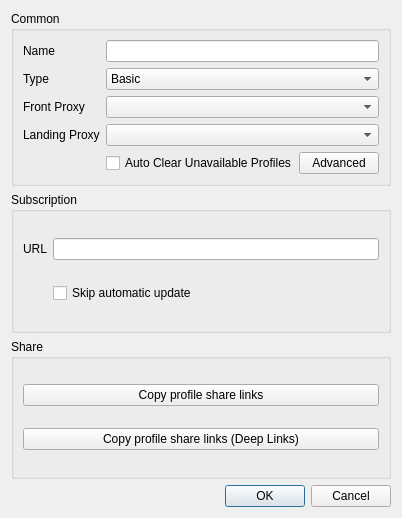
<?xml version="1.0" encoding="UTF-8"?>
<ui version="4.0">
 <class>DialogEditGroup</class>
 <widget class="QDialog" name="DialogEditGroup">
  <property name="geometry">
   <rect>
    <x>0</x>
    <y>0</y>
    <width>402</width>
    <height>518</height>
   </rect>
  </property>
  <property name="minimumSize">
   <size>
    <width>400</width>
    <height>300</height>
   </size>
  </property>
  <property name="windowTitle">
   <string>Edit Group</string>
  </property>
  <layout class="QVBoxLayout" name="verticalLayout">
   <item>
    <widget class="QGroupBox" name="cat_common">
     <property name="sizePolicy">
      <sizepolicy hsizetype="Preferred" vsizetype="Maximum">
       <horstretch>0</horstretch>
       <verstretch>0</verstretch>
      </sizepolicy>
     </property>
     <property name="title">
      <string>Common</string>
     </property>
     <layout class="QGridLayout" name="main">
      <item row="3" column="1">
       <widget class="QComboBox" name="landing_proxy">
        <property name="uiLevel" stdset="0">
         <string notr="true">advanced</string>
        </property>
       </widget>
      </item>
      <item row="1" column="1">
       <widget class="QComboBox" name="type">
        <item>
         <property name="text">
          <string>Basic</string>
         </property>
        </item>
        <item>
         <property name="text">
          <string>Subscription</string>
         </property>
        </item>
       </widget>
      </item>
      <item row="0" column="0">
       <widget class="QLabel" name="label">
        <property name="text">
         <string>Name</string>
        </property>
       </widget>
      </item>
      <item row="3" column="0">
       <widget class="QLabel" name="landing_proxy_l">
        <property name="uiLevel" stdset="0">
         <string notr="true">advanced</string>
        </property>
        <property name="text">
         <string>Landing Proxy</string>
        </property>
       </widget>
      </item>
      <item row="2" column="1">
       <layout class="QHBoxLayout" name="horizontalLayout">
        <item>
         <widget class="QComboBox" name="front_proxy">
          <property name="uiLevel" stdset="0">
           <string notr="true">advanced</string>
          </property>
         </widget>
        </item>
       </layout>
      </item>
      <item row="1" column="0">
       <widget class="QLabel" name="label_2">
        <property name="text">
         <string>Type</string>
        </property>
       </widget>
      </item>
      <item row="2" column="0">
       <widget class="QLabel" name="front_proxy_l">
        <property name="uiLevel" stdset="0">
         <string notr="true">advanced</string>
        </property>
        <property name="text">
         <string>Front Proxy</string>
        </property>
       </widget>
      </item>
      <item row="0" column="1">
       <widget class="QLineEdit" name="name"/>
      </item>
      <item row="4" column="1">
       <layout class="QHBoxLayout" name="common_options_layout">
        <item>
         <widget class="QCheckBox" name="auto_clear_unavailable">
          <property name="text">
           <string>Auto Clear Unavailable Profiles</string>
          </property>
         </widget>
        </item>
        <item>
         <spacer name="common_options_spacer">
          <property name="orientation">
           <enum>Qt::Orientation::Horizontal</enum>
          </property>
          <property name="sizeHint" stdset="0">
           <size>
            <width>0</width>
            <height>0</height>
           </size>
          </property>
         </spacer>
        </item>
        <item>
         <widget class="QPushButton" name="advanced">
          <property name="uiLevel" stdset="0">
           <string notr="true">advanced</string>
          </property>
          <property name="text">
           <string>Advanced</string>
          </property>
         </widget>
        </item>
       </layout>
      </item>
     </layout>
     <zorder>label</zorder>
     <zorder>front_proxy_l</zorder>
     <zorder>type</zorder>
     <zorder>label_2</zorder>
     <zorder>landing_proxy</zorder>
     <zorder>landing_proxy_l</zorder>
     <zorder>name</zorder>
     <zorder>auto_clear_unavailable</zorder>
    </widget>
   </item>
   <item>
    <widget class="QGroupBox" name="cat_sub">
     <property name="title">
      <string>Subscription</string>
     </property>
     <layout class="QGridLayout" name="_2">
      <item row="0" column="0">
       <widget class="QLabel" name="label_4">
        <property name="text">
         <string>URL</string>
        </property>
       </widget>
      </item>
      <item row="0" column="1">
       <widget class="MyLineEdit" name="url"/>
      </item>
      <item row="1" column="1">
       <widget class="QCheckBox" name="skip_auto_update">
        <property name="text">
         <string>Skip automatic update</string>
        </property>
       </widget>
      </item>
     </layout>
    </widget>
   </item>
   <item>
    <widget class="QGroupBox" name="cat_share">
     <property name="title">
      <string>Share</string>
     </property>
     <layout class="QVBoxLayout" name="verticalLayout_2">
      <item>
       <widget class="QPushButton" name="copy_links">
        <property name="text">
         <string>Copy profile share links</string>
        </property>
       </widget>
      </item>
      <item>
       <widget class="QPushButton" name="copy_links_nkr">
        <property name="text">
         <string>Copy profile share links (Deep Links)</string>
        </property>
       </widget>
      </item>
     </layout>
    </widget>
   </item>
   <item>
    <widget class="QDialogButtonBox" name="buttonBox">
     <property name="standardButtons">
      <set>QDialogButtonBox::StandardButton::Cancel|QDialogButtonBox::StandardButton::Ok</set>
     </property>
    </widget>
   </item>
  </layout>
 </widget>
 <customwidgets>
  <customwidget>
   <class>MyLineEdit</class>
   <extends>QLineEdit</extends>
   <header>include/ui/utils/MyLineEdit.h</header>
  </customwidget>
 </customwidgets>
 <tabstops>
  <tabstop>name</tabstop>
  <tabstop>type</tabstop>
  <tabstop>auto_clear_unavailable</tabstop>
  <tabstop>advanced</tabstop>
  <tabstop>url</tabstop>
  <tabstop>skip_auto_update</tabstop>
  <tabstop>copy_links</tabstop>
  <tabstop>copy_links_nkr</tabstop>
 </tabstops>
 <resources/>
 <connections>
  <connection>
   <sender>buttonBox</sender>
   <signal>rejected()</signal>
   <receiver>DialogEditGroup</receiver>
   <slot>reject()</slot>
   <hints>
    <hint type="sourcelabel">
     <x>199</x>
     <y>275</y>
    </hint>
    <hint type="destinationlabel">
     <x>199</x>
     <y>149</y>
    </hint>
   </hints>
  </connection>
  <connection>
   <sender>buttonBox</sender>
   <signal>accepted()</signal>
   <receiver>DialogEditGroup</receiver>
   <slot>accept()</slot>
   <hints>
    <hint type="sourcelabel">
     <x>199</x>
     <y>291</y>
    </hint>
    <hint type="destinationlabel">
     <x>199</x>
     <y>157</y>
    </hint>
   </hints>
  </connection>
 </connections>
</ui>
